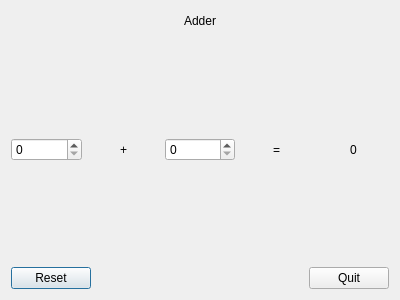
<?xml version="1.0" encoding="UTF-8"?>
<ui version="4.0">
 <class>Dialog</class>
 <widget class="QDialog" name="Dialog">
  <property name="geometry">
   <rect>
    <x>0</x>
    <y>0</y>
    <width>400</width>
    <height>300</height>
   </rect>
  </property>
  <property name="windowTitle">
   <string>Dialog</string>
  </property>
  <layout class="QVBoxLayout" name="verticalLayout">
   <item>
    <layout class="QHBoxLayout" name="horizontalLayout">
     <item>
      <spacer name="horizontalSpacer">
       <property name="orientation">
        <enum>Qt::Horizontal</enum>
       </property>
       <property name="sizeHint" stdset="0">
        <size>
         <width>40</width>
         <height>20</height>
        </size>
       </property>
      </spacer>
     </item>
     <item>
      <widget class="QLabel" name="label">
       <property name="text">
        <string>Adder</string>
       </property>
       <property name="alignment">
        <set>Qt::AlignCenter</set>
       </property>
      </widget>
     </item>
     <item>
      <spacer name="horizontalSpacer_2">
       <property name="orientation">
        <enum>Qt::Horizontal</enum>
       </property>
       <property name="sizeHint" stdset="0">
        <size>
         <width>40</width>
         <height>20</height>
        </size>
       </property>
      </spacer>
     </item>
    </layout>
   </item>
   <item>
    <spacer name="verticalSpacer">
     <property name="orientation">
      <enum>Qt::Vertical</enum>
     </property>
     <property name="sizeHint" stdset="0">
      <size>
       <width>20</width>
       <height>91</height>
      </size>
     </property>
    </spacer>
   </item>
   <item>
    <layout class="QHBoxLayout" name="horizontalLayout_2">
     <item>
      <widget class="QSpinBox" name="spinBox1">
       <property name="maximum">
        <number>10</number>
       </property>
      </widget>
     </item>
     <item>
      <widget class="QLabel" name="label_2">
       <property name="text">
        <string>+</string>
       </property>
       <property name="alignment">
        <set>Qt::AlignCenter</set>
       </property>
      </widget>
     </item>
     <item>
      <widget class="QSpinBox" name="spinBox2">
       <property name="maximum">
        <number>10</number>
       </property>
      </widget>
     </item>
     <item>
      <widget class="QLabel" name="label_3">
       <property name="text">
        <string>=</string>
       </property>
       <property name="alignment">
        <set>Qt::AlignCenter</set>
       </property>
      </widget>
     </item>
     <item>
      <widget class="QLabel" name="sumLabel">
       <property name="text">
        <string>0</string>
       </property>
       <property name="alignment">
        <set>Qt::AlignCenter</set>
       </property>
      </widget>
     </item>
    </layout>
   </item>
   <item>
    <spacer name="verticalSpacer_2">
     <property name="orientation">
      <enum>Qt::Vertical</enum>
     </property>
     <property name="sizeHint" stdset="0">
      <size>
       <width>20</width>
       <height>90</height>
      </size>
     </property>
    </spacer>
   </item>
   <item>
    <layout class="QHBoxLayout" name="horizontalLayout_3">
     <item>
      <widget class="QPushButton" name="resetButton">
       <property name="text">
        <string>Reset</string>
       </property>
      </widget>
     </item>
     <item>
      <spacer name="horizontalSpacer_3">
       <property name="orientation">
        <enum>Qt::Horizontal</enum>
       </property>
       <property name="sizeHint" stdset="0">
        <size>
         <width>40</width>
         <height>20</height>
        </size>
       </property>
      </spacer>
     </item>
     <item>
      <widget class="QPushButton" name="quitButton">
       <property name="text">
        <string>Quit</string>
       </property>
      </widget>
     </item>
    </layout>
   </item>
  </layout>
 </widget>
 <layoutdefault spacing="6" margin="11"/>
 <resources/>
 <connections/>
</ui>
